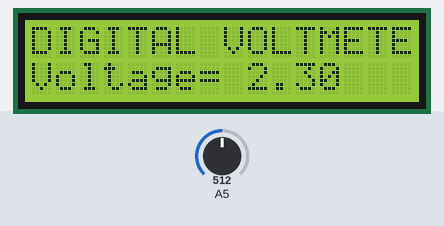
The sketch below on a simulated Arduino Uno, built with avr-gcc and run on an emulated ATmega328P. Parts: 16×2 character LCD. The inputs (shaded band) are chosen by the test bench; at power-on: A5 = 512. What the sketch prints to the serial monitor is not drawn.

Above: at 1.2 s.
1.3 s: A5 set to 716
At 1.7 s:
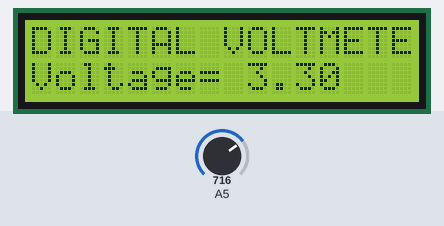
2.8 s: A5 set to 900
At 4.1 s:
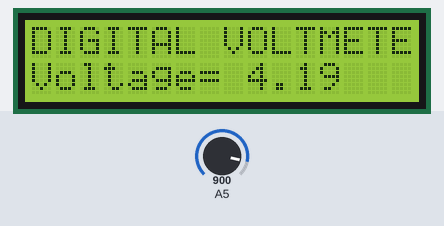
4.4 s: A5 set to 1023
At 5.5 s:
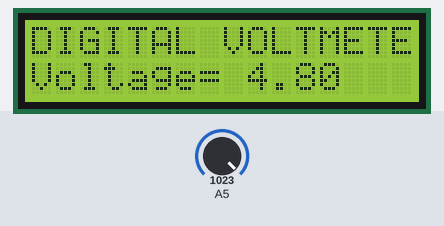
Timing chart, 0 to 7.4 s (numbered marks = the images above; inputs shaded):
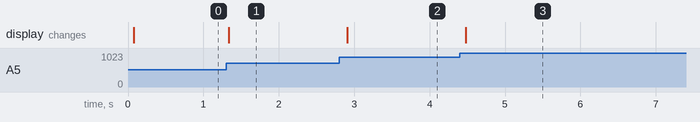

The sketch:

photosensor_with_filter.ino
```cpp
#define FILTER_N 10
#include <LiquidCrystal.h>

LiquidCrystal lcd(6, 7, 5, 4, 3, 2);
float input_voltage = 0.0;
float temp=0.0;
float Filter_Value =0.0;

float Get_AD();
float Filter();


void setup()
{
   Serial.begin(9600);     //  opens serial port, sets data rate to 9600 bps
   lcd.begin(16, 2);       //// set up the LCD's number of columns and rows:
   lcd.print("DIGITAL VOLTMETER");
}
void loop()
{

//Conversion formula for voltage
   Filter_Value = Filter();
   if (input_voltage < 0.1)
   {
     input_voltage=0.0;
   }
    Serial.print("v= ");
    Serial.println(input_voltage);
    lcd.setCursor(0, 1);
    lcd.print("Voltage= ");
    lcd.print(input_voltage);
    delay(300);
}
float Get_AD() {
   int analog_value = analogRead(A5);
   input_voltage = ((analog_value * 5.0) / 1024.0)-0.20;
   return input_voltage;
}

float Filter() {
  int i;
  float filter_sum = 0;
  for(i = 0; i < FILTER_N; i++) {
    filter_sum += Get_AD();
    delay(1);
  }
  return (float)(filter_sum / FILTER_N);
}
```

Measured:
- after the input at 1.3 s, the display: changes at once (image 1)
- after the input at 2.8 s, the display: changes after 0.11 s (image 2)
- after the input at 4.4 s, the display: changes after 0.08 s (image 3)
